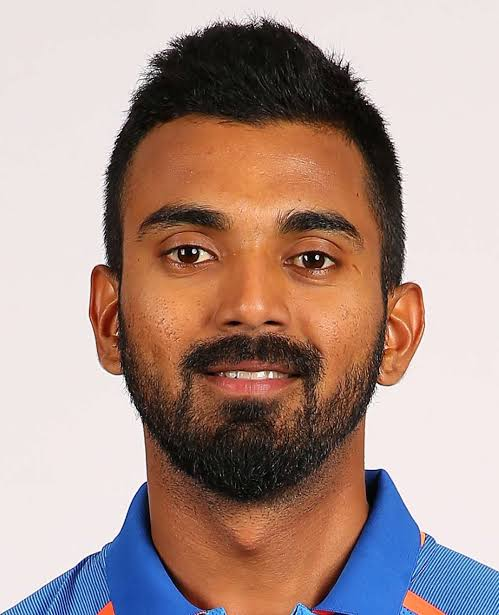
#> input picture dataset/kl_rahul/images (1).jpg, 499 x 615 px, found by its file name; its folder holds only this picture in this run
$ python preprocess.py
#> lines starting #> are read from the running program, lines starting #| are printed output that depends on the picture
"""
preprocess.py
--------------
Step 3 of the Indian Cricket Team Member Face Identification project.

WHAT THIS SCRIPT DOES (in plain English):
1. Goes through every player folder inside dataset/
2. Opens each image
3. Uses OpenCV's Haar Cascade classifier to find a face in the image
4. Crops just the face region
5. Converts it to grayscale (LBPH works on grayscale intensity patterns, not color)
6. Resizes every face to the SAME fixed size (200x200) so all images are comparable
7. Applies histogram equalization (evens out lighting differences between photos)
8. Saves the cleaned-up face into processed_faces/<player_name>/

WHY THESE STEPS:
- Haar Cascade: a classical, pre-trained detector built into OpenCV. It looks for
  patterns of light/dark rectangles typical of a face (eyes are darker than cheeks, etc.)
  It does not need any training from us - it ships ready-to-use with OpenCV.
- Grayscale: LBPH (used later in train.py) is a texture-based algorithm that works on
  pixel intensity patterns. Color adds no value here and only adds noise.
- Fixed size (200x200): LBPH compares histograms between faces. If images are different
  sizes, the histograms will not be comparable. Resizing standardizes everything.
- Histogram equalization: photos are taken in very different lighting conditions
  (stadium lights, indoor interviews, sunny outdoor shots). Equalization stretches
  the contrast so the model focuses on facial structure, not brightness differences.
"""

import cv2
import os

# ---------------------------------------------------------------------------
# CONFIGURATION - change these if your folder names or sizes differ
# ---------------------------------------------------------------------------
DATASET_DIR = "dataset"                # where your raw player photos are
OUTPUT_DIR = "processed_faces"         # where cleaned face crops will be saved
FACE_SIZE = (200, 200)                 # every saved face will be resized to this

# Load OpenCV's built-in pre-trained Haar Cascade face detector.
# This XML file ships with opencv-python - no need to download it separately.
CASCADE_PATH = cv2.data.haarcascades + "haarcascade_frontalface_default.xml"
face_detector = cv2.CascadeClassifier(CASCADE_PATH)


def process_player_folder(player_name):
    """
    Processes every image inside dataset/<player_name>/
    Detects a face, crops it, cleans it up, and saves it into
    processed_faces/<player_name>/
    Returns (success_count, fail_count) for reporting.
    """
#> called with player_name = 'kl_rahul'
    input_folder = os.path.join(DATASET_DIR, player_name)
    output_folder = os.path.join(OUTPUT_DIR, player_name)
    os.makedirs(output_folder, exist_ok=True)

    success_count = 0
    fail_count = 0

    for filename in os.listdir(input_folder):
        file_path = os.path.join(input_folder, filename)

        # Skip anything that is not a normal image file
        if not filename.lower().endswith((".jpg", ".jpeg", ".png")):
            print(f"  [SKIPPED - unsupported format] {filename}")
            continue

        # Read the image from disk
        image = cv2.imread(file_path)
#> image is the input picture: shape (615, 499, 3); mean B, G, R 142.8, 150.4, 174.6
        if image is None:
            print(f"  [FAILED TO READ] {filename} (file may be corrupted)")
            fail_count += 1
            continue

        # Convert to grayscale BEFORE detection - Haar Cascade works on grayscale
        gray = cv2.cvtColor(image, cv2.COLOR_BGR2GRAY)
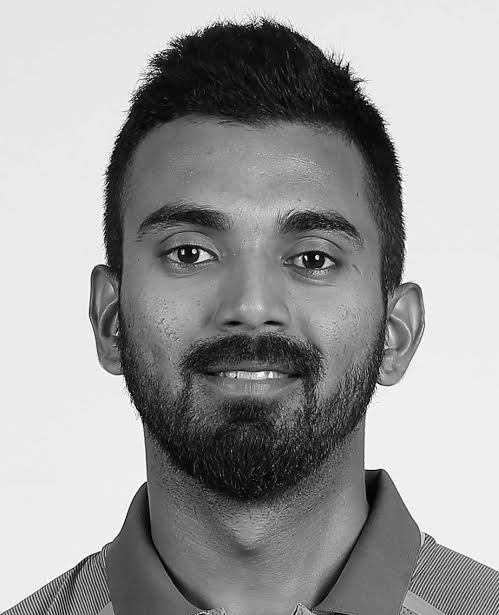
#> gray: shape (615, 499); min 0, max 255, mean 156.8

        # Detect faces in the image.
        faces = face_detector.detectMultiScale(
            gray, scaleFactor=1.1, minNeighbors=5, minSize=(60, 60)
        )
#> faces = [[72, 107, 362, 362]]

        if len(faces) == 0:
            print(f"  [NO FACE DETECTED] {filename}")
            fail_count += 1
            continue

        # If multiple faces are detected in one photo, take the LARGEST one.
        faces = sorted(faces, key=lambda f: f[2] * f[3], reverse=True)
        x, y, w, h = faces[0]
#> x = 72; y = 107; w = 362; h = 362

        # Crop just the face region out of the grayscale image
        face_crop = gray[y:y + h, x:x + w]
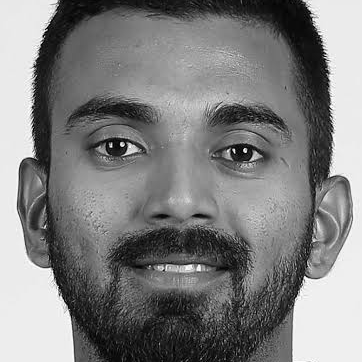
#> face_crop: shape (362, 362); min 0, max 255, mean 127.5

        # Resize to a fixed standard size
        face_resized = cv2.resize(face_crop, FACE_SIZE)
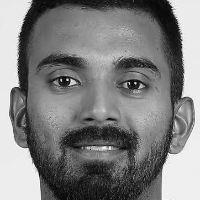
#> face_resized: shape (200, 200); min 2, max 252, mean 127.3

        # Histogram equalization - normalizes lighting/contrast differences
        face_equalized = cv2.equalizeHist(face_resized)
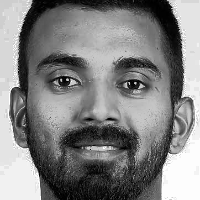
#> face_equalized: shape (200, 200); min 0, max 255, mean 129

        # Save the processed face
        out_name = f"{os.path.splitext(filename)[0]}_face.jpg"
        out_path = os.path.join(output_folder, out_name)
        cv2.imwrite(out_path, face_equalized)

        success_count += 1

    return success_count, fail_count


def main():
    if not os.path.isdir(DATASET_DIR):
        print(f"ERROR: '{DATASET_DIR}' folder not found. "
              f"Make sure you're running this from the project root.")
        return

    player_folders = [
        name for name in os.listdir(DATASET_DIR)
        if os.path.isdir(os.path.join(DATASET_DIR, name))
    ]

    if not player_folders:
        print(f"ERROR: No player folders found inside '{DATASET_DIR}'.")
        return

    print(f"Found {len(player_folders)} player folders: {player_folders}\n")

    total_success = 0
    total_fail = 0

    for player in player_folders:
        print(f"Processing '{player}'...")
        success, fail = process_player_folder(player)
        print(f"  -> {success} face(s) saved, {fail} image(s) failed/skipped\n")
        total_success += success
        total_fail += fail
#> pass 2 of the loop in main, `for player in player_folders:`:
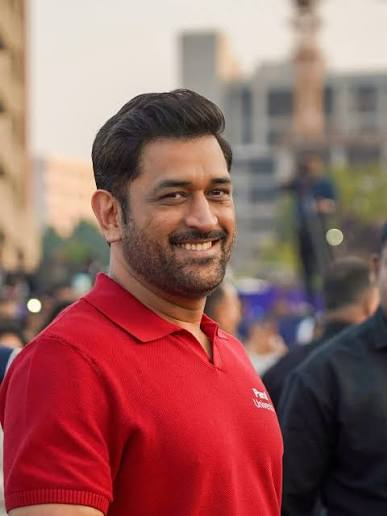
#> input picture dataset/ms_dhoni/images (1).jpg, 387 x 516 px, found by its file name
#> in process_player_folder, image is the input picture: shape (516, 387, 3); mean B, G, R 95.7, 98.6, 150.3
#> in process_player_folder (call 2), `gray = cv2.cvtColor(image, cv2.COLOR_BGR2GRAY)`:
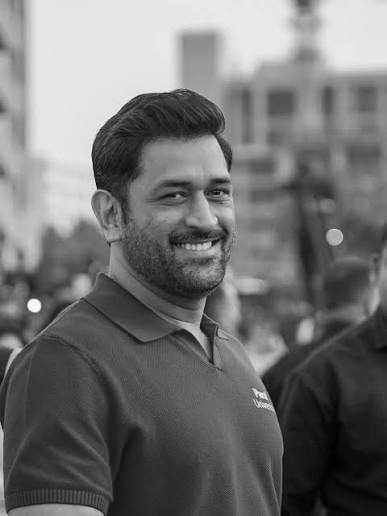
#> gray: shape (516, 387); min 0, max 253, mean 113.8
#> faces = [[121, 136, 147, 147]]
#> x = 121; y = 136; w = 147
#> face_crop: shape (147, 147)
#> in process_player_folder (call 2), `face_equalized = cv2.equalizeHist(face_resized)`:
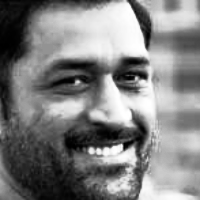
#> face_equalized: shape (200, 200); min 0, max 255, mean 128.4

    print("=" * 50)
    print(f"DONE. Total faces saved: {total_success}")
    print(f"Total failed/skipped:    {total_fail}")
    print(f"Processed faces are in:  '{OUTPUT_DIR}/'")
    print("=" * 50)

    if total_success < 20:
        print("\nWARNING: Very few faces were successfully processed.")
        print("The model trained on this data will likely have low accuracy.")
        print("Consider adding more, clearer, front-facing photos per player.")


if __name__ == "__main__":
    main()
